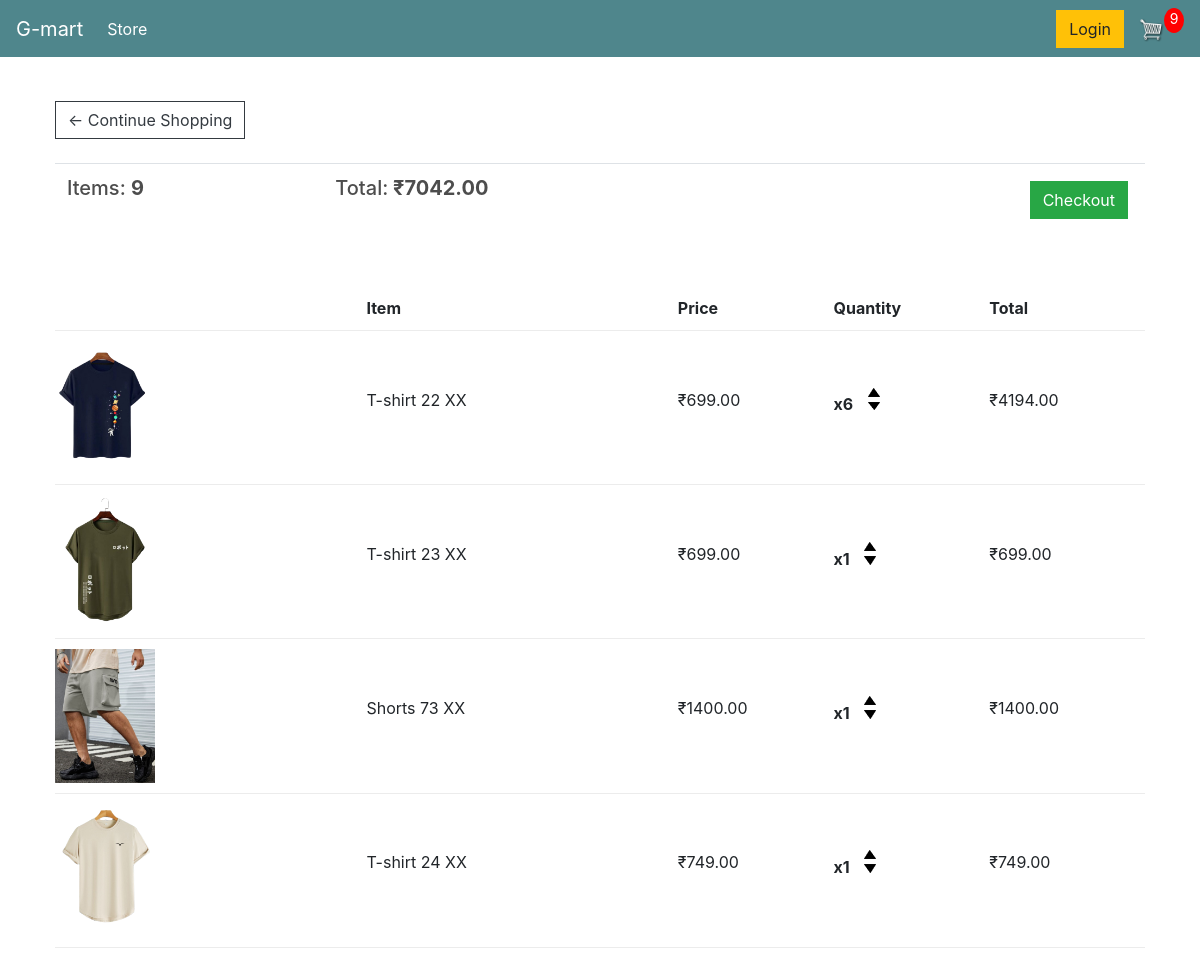
The app's page /cart/ (signed in) with its own data.
### store/models.py (models this page shows, shortened)
class Order(models.Model):
    customer = models.ForeignKey(Customer, on_delete=models.SET_NULL, null=True, blank=True)
    date_ordered = models.DateTimeField(auto_now_add=True)
    complete = models.BooleanField(default=False)
    transiction_id = models.CharField(max_length=100, null=True)
    @property
    def get_cart_total(self):
        orderitems = self.orderitem_set.all()
        total = sum([item.get_total for item in orderitems])
        return total
    def get_cart_items(self):
        orderitems = self.orderitem_set.all()
        total = sum([item.quantity for item in orderitems])
        return total

class OrderItem(models.Model):
    product = models.ForeignKey(Product, on_delete=models.SET_NULL, null=True)
    order = models.ForeignKey(Order, on_delete=models.SET_NULL, null=True)
    quantity = models.IntegerField(default=0, null=True, blank=True)
    date_added = models.DateTimeField(auto_now_add=True)
    @property
    def get_total(self):
        total = self.product.price * self.quantity
        return total

class Product(models.Model):
    name = models.CharField(max_length=200, null=True)
    price = models.DecimalField(max_digits=7, decimal_places=2)
    digital = models.BooleanField(default=False, null=True, blank=False)
    image = models.ImageField(null=True, blank=True)
    @property
    def imageURL(self):
        try:
            url = self.image.url
        except:
            url = ''
        return url

### store/views.py (the view)
# urls.py: path('cart/', views.cart, name="cart"),
def cart(request):
	if request.user.is_authenticated:
		customer = request.user.customer
		order, created = Order.objects.get_or_create(customer=customer, complete=False)
		items = order.orderitem_set.all()
		cartItems = order.get_cart_items # {2} Added
	else:
		cookieData = cookieCart(request)
		cartItems = cookieData['cartItems']
		order = cookieData['order']
		items = cookieData['items']
	products = Product.objects.all()
	context = {'items' : items, 'order' : order, 'cartItems' : cartItems} #{2} Remove cartItems
	return render(request, 'store/cart.html', context)

### store/templates/store/cart.html (shortened to what this page needs)
{% extends 'store/main.html' %}
{% load static %}
{% block content %}
<div class="row">
	<div class="col-lg-12">
		<div class="box-element">
        	<a  class="btn btn-outline-dark" href="{% url 'store' %}">&#x2190; Continue
                Shopping</a>
	<br>
	<br>
	<table class="table">
		<tr>
			<th><h5>Items: <strong>{{order.get_cart_items}}</strong></h5></th>
			<th><h5>Total:<strong>
                ₹{{order.get_cart_total|floatformat:2}}</strong></h5></th>
			<th>
				<a  style="float:right; margin:5px;" class="btn btn-success"
                 href="{% url 'checkout' %}">Checkout</a>
			</th>
		</tr>
	</table>
		</div>
		<br>
		<div class="box-element">
            <div class="cart-row">
                <div style="flex:2"><strong>Item</strong></div>
                <div style="flex:1"><strong>Price</strong></div>
                <div style="flex:1"><strong>Quantity</strong></div>
                <div style="flex:1"><strong>Total</strong></div>
            </div>
            {% for item in items %}
            <div class="cart-row">
                <div style="flex:2"><img class="row-image"
                src="{{item.product.imageURL}}"></div>
                <div style="flex:2"><p>{{item.product.name}}</p></div>
                <div style="flex:1"><p>₹{{item.product.price|floatformat:2}}</p></div>
                <div style="flex:1">
                    <p class="quantity">x{{item.quantity}}</p>
                    <div class="quantity">
                        <img data-product="{{item.product.id}}" data-action="add" class="chg-quantity update-cart" src="{% static  'images/arrow-up.png' %}">
                        <img data-product="{{item.product.id}}" data-action="remove" class="chg-quantity update-cart" src="{% static  'images/arrow-down.png' %}">
                    </div>
                </div>
                <div style="flex:1"><p>₹{{item.get_total}}</p>
            </div>
		</div>
        {% endfor %}
	</div>
</div>
{% endblock content %}

### store/templates/store/main.html (shortened to what this page needs)
<!DOCTYPE html>
{% load static %}
<html>
    <head>
            <link rel="stylesheet" href="https://stackpath.bootstrapcdn.com/bootstrap/4.4.1/css/bootstrap.min.css"
>
           <link rel="stylesheet" type="text/css" href="{% static 'css/main.css' %}">
     </head>
     <body>
        <nav class="navbar navbar-expand-lg navbar-dark bg-dark">
            <a class="navbar-brand" href="{% url 'store' %}">G-mart</a>
            <div class="collapse navbar-collapse" id="navbarSupportedContent">
                <ul class="navbar-nav mr-auto">
                <li class="nav-item active">
                    <a class="nav-link" href="{% url 'store' %}">Store <span class="sr-only">(current)</span></a>
                </li>
                </ul>
                   <div class="form-inline my-2 my-lg-0">
                       <a href="#" class="btn btn-warning">Login</a>
                          <a href="{% url 'cart' %}">
                            <img  id="cart-icon" src="{% static 'images/cart.png' %}">
                          </a>
                        <p id="cart-total">{{cartItems}}</p>
                       </div>
            </div>
            </nav>
         <div class="container">
                <br>
                {% block content %}
                {% endblock content %}
         </div>
     </body>
</html>

### static/css/main.css (style rules this page uses)
body { background-color: white; }
h1,h2,h3,h4,h5,h6 { color:hsl(0, 0%, 30%); }
.box-element { box-shadow:hsl(0, 0%, 100%) 0 0 16px; background-color: white; border-radius: 4px; padding: 10px; }
.bg-dark { background-color: #4f868c!important; }
#cart-icon { width:25px; display: inline-block; margin-left: 15px; }
#cart-total { display: block; text-align: center; color:#fff; background-color: red; width: 20px; height: 25px; border-radius: 50%; font-size: 14px; }
.col-lg-4, .col-lg-6, .col-lg-8, .col-lg-12 { margin-top: 10px; background: white; }
.btn { border-radius: 0; }
.row-image { width: 100px; }
.cart-row { display: flex; align-items: center; padding-bottom: 10px; margin-bottom: 10px; border-bottom: 1px solid #ececec; }
.quantity { display: inline-block; font-weight: 700; padding-right:10px; }
.chg-quantity { width: 12px; cursor: pointer; display: block; margin-top: 5px; transition:.1s; }

### records on screen
Order: id.quantity "9", get_cart_items "9", get_cart_total "7042.00"
OrderItem: product.imageURL (picture), product.name "T-shirt 22 XX", product.price "699.00", quantity "6", get_total "4194.00"
OrderItem: product.imageURL (picture), product.name "T-shirt 23 XX", product.price "699.00", quantity "1", get_total "699.00"
OrderItem: product.imageURL (picture), product.name "Shorts 73 XX", product.price "1400.00", quantity "1", get_total "1400.00"
OrderItem: product.imageURL (picture), product.name "T-shirt 24 XX", product.price "749.00", quantity "1", get_total "749.00"
